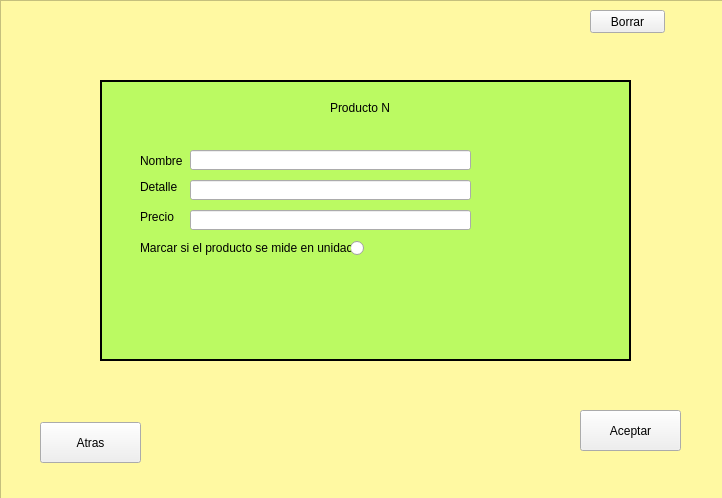
<?xml version="1.0" encoding="UTF-8"?>
<ui version="4.0">
 <class>Form</class>
 <widget class="QWidget" name="Form">
  <property name="geometry">
   <rect>
    <x>0</x>
    <y>0</y>
    <width>722</width>
    <height>498</height>
   </rect>
  </property>
  <property name="windowTitle">
   <string>Form</string>
  </property>
  <widget class="QFrame" name="frame">
   <property name="geometry">
    <rect>
     <x>0</x>
     <y>0</y>
     <width>800</width>
     <height>600</height>
    </rect>
   </property>
   <property name="sizePolicy">
    <sizepolicy hsizetype="Minimum" vsizetype="Minimum">
     <horstretch>0</horstretch>
     <verstretch>0</verstretch>
    </sizepolicy>
   </property>
   <property name="minimumSize">
    <size>
     <width>800</width>
     <height>600</height>
    </size>
   </property>
   <property name="maximumSize">
    <size>
     <width>800</width>
     <height>600</height>
    </size>
   </property>
   <property name="styleSheet">
    <string notr="true">QFrame{background-color:#fff9a2;}</string>
   </property>
   <property name="frameShape">
    <enum>QFrame::StyledPanel</enum>
   </property>
   <property name="frameShadow">
    <enum>QFrame::Raised</enum>
   </property>
   <widget class="QFrame" name="frame_2">
    <property name="geometry">
     <rect>
      <x>100</x>
      <y>80</y>
      <width>531</width>
      <height>281</height>
     </rect>
    </property>
    <property name="styleSheet">
     <string notr="true">QFrame{background-color:#bbfa62;
border: 2px solid black;
}</string>
    </property>
    <property name="frameShape">
     <enum>QFrame::StyledPanel</enum>
    </property>
    <property name="frameShadow">
     <enum>QFrame::Raised</enum>
    </property>
    <widget class="QLabel" name="label">
     <property name="geometry">
      <rect>
       <x>230</x>
       <y>20</y>
       <width>71</width>
       <height>16</height>
      </rect>
     </property>
     <property name="styleSheet">
      <string notr="true">QLabel{border:0px}</string>
     </property>
     <property name="text">
      <string>Producto N</string>
     </property>
    </widget>
    <widget class="QLineEdit" name="lineaDetalle">
     <property name="geometry">
      <rect>
       <x>90</x>
       <y>100</y>
       <width>281</width>
       <height>20</height>
      </rect>
     </property>
    </widget>
    <widget class="QLabel" name="label_3">
     <property name="geometry">
      <rect>
       <x>40</x>
       <y>100</y>
       <width>46</width>
       <height>13</height>
      </rect>
     </property>
     <property name="styleSheet">
      <string notr="true">QLabel{border:0px}</string>
     </property>
     <property name="text">
      <string>Detalle</string>
     </property>
    </widget>
    <widget class="QLabel" name="label_4">
     <property name="geometry">
      <rect>
       <x>40</x>
       <y>130</y>
       <width>46</width>
       <height>13</height>
      </rect>
     </property>
     <property name="styleSheet">
      <string notr="true">QLabel{border:0px}</string>
     </property>
     <property name="text">
      <string>Precio</string>
     </property>
    </widget>
    <widget class="QLabel" name="label_2">
     <property name="geometry">
      <rect>
       <x>40</x>
       <y>70</y>
       <width>46</width>
       <height>21</height>
      </rect>
     </property>
     <property name="autoFillBackground">
      <bool>false</bool>
     </property>
     <property name="styleSheet">
      <string notr="true">QLabel{border:0px}</string>
     </property>
     <property name="text">
      <string>Nombre</string>
     </property>
    </widget>
    <widget class="QLineEdit" name="lineaNombre">
     <property name="geometry">
      <rect>
       <x>90</x>
       <y>70</y>
       <width>281</width>
       <height>20</height>
      </rect>
     </property>
     <property name="text">
      <string/>
     </property>
    </widget>
    <widget class="QLineEdit" name="lineaPrecio">
     <property name="geometry">
      <rect>
       <x>90</x>
       <y>130</y>
       <width>281</width>
       <height>20</height>
      </rect>
     </property>
    </widget>
    <widget class="QRadioButton" name="radioButton">
     <property name="geometry">
      <rect>
       <x>250</x>
       <y>160</y>
       <width>82</width>
       <height>17</height>
      </rect>
     </property>
     <property name="text">
      <string/>
     </property>
    </widget>
    <widget class="QLabel" name="label_5">
     <property name="geometry">
      <rect>
       <x>40</x>
       <y>160</y>
       <width>211</width>
       <height>16</height>
      </rect>
     </property>
     <property name="styleSheet">
      <string notr="true">QLabel{border:0px}</string>
     </property>
     <property name="text">
      <string>Marcar si el producto se mide en unidades</string>
     </property>
    </widget>
   </widget>
   <widget class="QPushButton" name="buttonBorrar">
    <property name="geometry">
     <rect>
      <x>590</x>
      <y>10</y>
      <width>75</width>
      <height>23</height>
     </rect>
    </property>
    <property name="text">
     <string>Borrar</string>
    </property>
   </widget>
   <widget class="QPushButton" name="buttonAtras">
    <property name="geometry">
     <rect>
      <x>40</x>
      <y>422</y>
      <width>101</width>
      <height>41</height>
     </rect>
    </property>
    <property name="text">
     <string>Atras</string>
    </property>
   </widget>
   <widget class="QPushButton" name="buttonAceptar">
    <property name="geometry">
     <rect>
      <x>580</x>
      <y>410</y>
      <width>101</width>
      <height>41</height>
     </rect>
    </property>
    <property name="text">
     <string>Aceptar</string>
    </property>
   </widget>
  </widget>
 </widget>
 <resources/>
 <connections>
  <connection>
   <sender>buttonBorrar</sender>
   <signal>clicked()</signal>
   <receiver>Form</receiver>
   <slot>borrarProductos()</slot>
   <hints>
    <hint type="sourcelabel">
     <x>625</x>
     <y>18</y>
    </hint>
    <hint type="destinationlabel">
     <x>545</x>
     <y>-17</y>
    </hint>
   </hints>
  </connection>
  <connection>
   <sender>buttonAceptar</sender>
   <signal>clicked()</signal>
   <receiver>Form</receiver>
   <slot>lanzarModificarProductos()</slot>
   <hints>
    <hint type="sourcelabel">
     <x>651</x>
     <y>418</y>
    </hint>
    <hint type="destinationlabel">
     <x>418</x>
     <y>-14</y>
    </hint>
   </hints>
  </connection>
  <connection>
   <sender>buttonAtras</sender>
   <signal>clicked()</signal>
   <receiver>Form</receiver>
   <slot>lanzarDetalleProductos()</slot>
   <hints>
    <hint type="sourcelabel">
     <x>94</x>
     <y>437</y>
    </hint>
    <hint type="destinationlabel">
     <x>62</x>
     <y>-14</y>
    </hint>
   </hints>
  </connection>
 </connections>
 <slots>
  <slot>borrarProductos()</slot>
  <slot>lanzarDetalleProductos()</slot>
  <slot>lanzarModificarProductos()</slot>
 </slots>
</ui>
